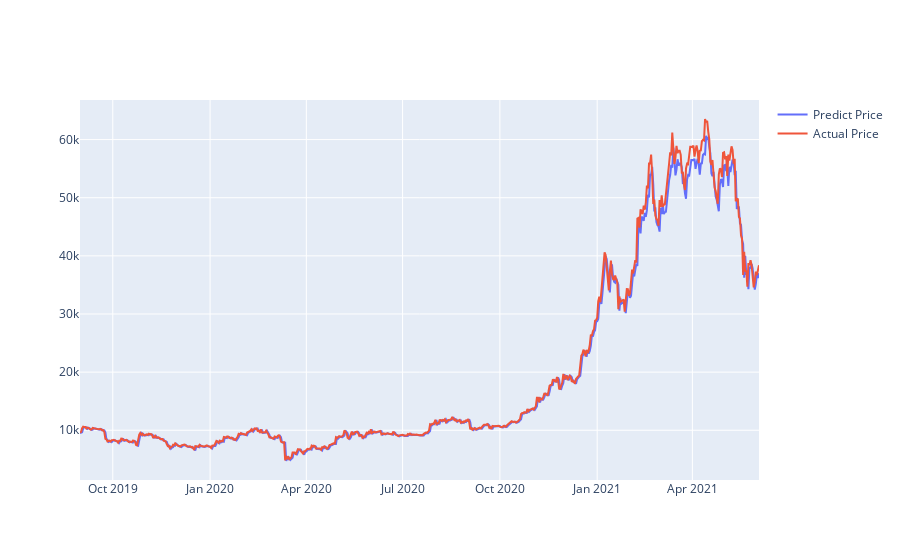

The notebook cell saved with this chart:
### Code cell
actual_chart = go.Scatter(x=predictDates, y=testY_reshape, name= 'Actual Price')
predict_chart = go.Scatter(x=predictDates, y=yhat_reshape, name= 'Predict Price')
py.iplot([predict_chart, actual_chart])

### Figure 1 — Plotly figure (JSON) as saved in the notebook; plotly's stock layout.template omitted (floating-point values rounded to 4 significant figures; data arrays with more than 128 entries replaced by an {"elided": "..."} marker saying what was removed)
{"data": [{"name": "Predict Price", "x": {"elided": "643 str values"}, "y": {"elided": "643 float values"}, "type": "scatter"}, {"name": "Actual Price", "x": {"elided": "643 str values"}, "y": {"elided": "643 float values"}, "type": "scatter"}], "layout": {}}
